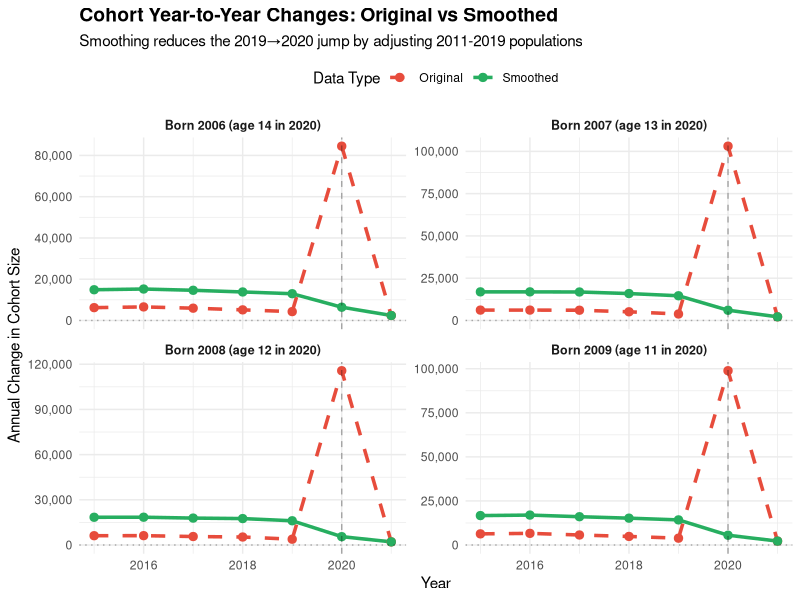
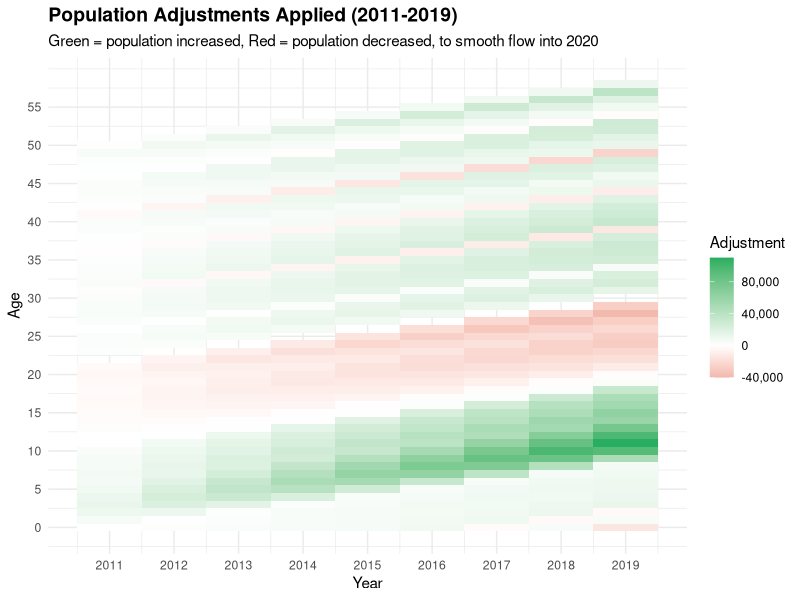

R code for these plots, in order:
###############################################################################
## Smooth 2011-2019 Population to Match 2020 Census Corrections
## 
## This script adjusts 2011-2019 population data so that cohorts age smoothly
## into the corrected 2020 census values. The 2020 values remain unchanged as
## they represent the corrected "truth" from the census revision.
###############################################################################

suppressPackageStartupMessages({
  library(tidyverse)
})

# --- Parameters ---
MAX_AGE_TO_SMOOTH <- 59L  # Only smooth ages 0-59
START_YEAR <- 2011L        # Start of adjustment period
END_YEAR <- 2019L          # End of adjustment period (2020 stays fixed)
CENSUS_YEAR <- 2020L       # The corrected census year (remains unchanged)

# --- Load original data ---
pop_raw <- read_csv("data/merged_yearly_female_population_by_age_2010_correction.csv",
                    show_col_types = FALSE) %>%
  transmute(
    Year = as.integer(Year),
    Age = as.integer(Age),
    Population = as.numeric(Population)
  ) %>%
  filter(!is.na(Year), !is.na(Age), !is.na(Population))

# --- Step 1: Calculate expected vs actual deltas for cohorts entering 2020 ---

# For each age in 2020 (up to MAX_AGE_TO_SMOOTH), calculate the discontinuity
cohort_analysis <- tibble()

for (age_2020 in 1:MAX_AGE_TO_SMOOTH) {
  birth_year <- CENSUS_YEAR - age_2020
  
  # Get the population for this cohort in 2019 and 2020
  pop_2019 <- pop_raw %>% 
    filter(Year == 2019, Age == age_2020 - 1) %>% 
    pull(Population)
  
  pop_2020 <- pop_raw %>% 
    filter(Year == 2020, Age == age_2020) %>% 
    pull(Population)
  
  if (length(pop_2019) > 0 && length(pop_2020) > 0) {
    actual_delta_2020 <- pop_2020 - pop_2019
    
    # Calculate historical average delta for this age transition
    # Look at the same age transition in previous years
    historical_deltas <- c()
    for (ref_year in 2015:2018) {
      pop_prev <- pop_raw %>% 
        filter(Year == ref_year, Age == age_2020 - 1) %>% 
        pull(Population)
      pop_curr <- pop_raw %>% 
        filter(Year == ref_year + 1, Age == age_2020) %>% 
        pull(Population)
      
      if (length(pop_prev) > 0 && length(pop_curr) > 0) {
        historical_deltas <- c(historical_deltas, pop_curr - pop_prev)
      }
    }
    
    # Expected delta is the median of historical deltas
    expected_delta <- if(length(historical_deltas) > 0) {
      median(historical_deltas)
    } else {
      # Fallback: assume small natural decrease
      -pop_2019 * 0.001  
    }
    
    excess_jump <- actual_delta_2020 - expected_delta
    
    cohort_analysis <- bind_rows(
      cohort_analysis,
      tibble(
        Birth_Year = birth_year,
        Age_2020 = age_2020,
        Pop_2019 = pop_2019,
        Pop_2020 = pop_2020,
        Actual_Delta = actual_delta_2020,
        Expected_Delta = expected_delta,
        Excess_Jump = excess_jump
      )
    )
  }
}

cat("\n=== Largest Discontinuities (2019 → 2020) ===\n")
cohort_analysis %>%
  arrange(desc(abs(Excess_Jump))) %>%
  head(15) %>%
  mutate(across(c(Pop_2019, Pop_2020, Actual_Delta, Expected_Delta, Excess_Jump), 
                ~scales::comma(round(.)))) %>%
  print()

# --- Step 2: Build cohort trajectories and apply adjustments ---

# Start with a copy of the original data
pop_smoothed <- pop_raw

# For each cohort with significant excess jump, adjust its entire history
for (i in 1:nrow(cohort_analysis)) {
  birth_year <- cohort_analysis$Birth_Year[i]
  excess <- cohort_analysis$Excess_Jump[i]
  age_2020 <- cohort_analysis$Age_2020[i]
  
  # Skip small adjustments
  if (abs(excess) < 1000) next
  
  # We need to adjust this cohort's population in years 2011-2019
  # The key insight: we want the CHANGE from 2019 to 2020 to be reasonable,
  # so we need to adjust the 2019 population (and earlier years accordingly)
  
  # Target population for 2019 that would give us the expected delta
  target_pop_2019 <- cohort_analysis$Pop_2020[i] - cohort_analysis$Expected_Delta[i]
  actual_pop_2019 <- cohort_analysis$Pop_2019[i]
  total_adjustment_needed <- target_pop_2019 - actual_pop_2019
  
  # Now we need to phase in this adjustment gradually from 2011 to 2019
  # We'll apply it progressively: small amounts early, larger amounts later
  
  adjustment_years <- c()
  adjustment_ages <- c()
  adjustment_factors <- c()
  
  for (year in START_YEAR:END_YEAR) {
    age_in_year <- year - birth_year
    if (age_in_year >= 0 && age_in_year <= MAX_AGE_TO_SMOOTH) {
      adjustment_years <- c(adjustment_years, year)
      adjustment_ages <- c(adjustment_ages, age_in_year)
      # Linear progression: each year gets more adjustment
      year_weight <- (year - START_YEAR + 1) / (END_YEAR - START_YEAR + 1)
      adjustment_factors <- c(adjustment_factors, year_weight)
    }
  }
  
  if (length(adjustment_years) > 0) {
    # Apply adjustments
    for (j in 1:length(adjustment_years)) {
      year <- adjustment_years[j]
      age <- adjustment_ages[j]
      
      # This year gets this fraction of the total adjustment
      adjustment <- total_adjustment_needed * adjustment_factors[j]
      
      idx <- which(pop_smoothed$Year == year & pop_smoothed$Age == age)
      if (length(idx) > 0) {
        pop_smoothed$Population[idx] <- pop_smoothed$Population[idx] + adjustment
      }
    }
  }
}

# --- Step 3: Validate the smoothing by checking cohort continuity ---
cat("\n=== Validation: Cohort Continuity Check ===\n")

# Function to track a cohort through time
track_cohort <- function(data, birth_year, start_year = 2010, end_year = 2021) {
  cohort_data <- tibble()
  for (year in start_year:end_year) {
    age <- year - birth_year
    if(age < 0 || age > 100) next
    
    pop_val <- data %>%
      filter(Year == year, Age == age) %>%
      pull(Population)
    
    if (length(pop_val) > 0) {
      cohort_data <- bind_rows(cohort_data, 
                                tibble(Year = year, Age = age, Population = pop_val))
    }
  }
  
  cohort_data %>%
    arrange(Year) %>%
    mutate(
      Delta = Population - lag(Population),
      Delta_Pct = Delta / lag(Population) * 100
    )
}

# Check the cohorts with the largest original discontinuities
check_cohorts <- cohort_analysis %>%
  arrange(desc(abs(Excess_Jump))) %>%
  head(5) %>%
  pull(Birth_Year)

for (birth_yr in check_cohorts) {
  age_2020 <- 2020 - birth_yr
  
  cat(sprintf("\n--- Cohort born %d (age %d in 2020) ---\n", birth_yr, age_2020))
  
  # Compare original and smoothed
  orig_cohort <- track_cohort(pop_raw, birth_yr, start_year = 2016, end_year = 2021)
  smooth_cohort <- track_cohort(pop_smoothed, birth_yr, start_year = 2016, end_year = 2021)
  
  comparison <- orig_cohort %>%
    select(Year, Age, Delta_Orig = Delta) %>%
    left_join(
      smooth_cohort %>% select(Year, Age, Delta_Smooth = Delta),
      by = c("Year", "Age")
    ) %>%
    mutate(
      Delta_Orig = round(Delta_Orig),
      Delta_Smooth = round(Delta_Smooth),
      Improvement = Delta_Smooth - Delta_Orig
    )
  
  print(comparison %>% filter(Year >= 2018))
}

# --- Step 4: Check that 2020 values remain unchanged ---
cat("\n=== Verification: 2020 Values Unchanged ===\n")

check_2020 <- pop_raw %>%
  filter(Year == 2020, Age <= MAX_AGE_TO_SMOOTH) %>%
  select(Age, Pop_Original = Population) %>%
  left_join(
    pop_smoothed %>%
      filter(Year == 2020, Age <= MAX_AGE_TO_SMOOTH) %>%
      select(Age, Pop_Smoothed = Population),
    by = "Age"
  ) %>%
  mutate(
    Difference = abs(Pop_Smoothed - Pop_Original),
    Match = Difference < 0.01
  )

if(all(check_2020$Match)) {
  cat("✓ All 2020 values remain unchanged (as expected)\n")
} else {
  cat("⚠ Warning: Some 2020 values changed (this shouldn't happen):\n")
  print(check_2020 %>% filter(!Match))
}

# --- Step 5: Summary of improvements ---
cat("\n=== Summary: Improvement in 2019→2020 Transitions ===\n")

# Calculate the deltas for all cohorts in both original and smoothed data
all_deltas_comparison <- tibble()

for (age_2020 in 1:MAX_AGE_TO_SMOOTH) {
  birth_year <- CENSUS_YEAR - age_2020
  
  # Original delta
  orig_cohort <- track_cohort(pop_raw, birth_year)
  orig_delta_2020 <- orig_cohort %>% 
    filter(Year == 2020) %>% 
    pull(Delta)
  
  # Smoothed delta
  smooth_cohort <- track_cohort(pop_smoothed, birth_year)
  smooth_delta_2020 <- smooth_cohort %>% 
    filter(Year == 2020) %>% 
    pull(Delta)
  
  if (length(orig_delta_2020) > 0 && length(smooth_delta_2020) > 0) {
    all_deltas_comparison <- bind_rows(
      all_deltas_comparison,
      tibble(
        Age_2020 = age_2020,
        Delta_Original = orig_delta_2020,
        Delta_Smoothed = smooth_delta_2020
      )
    )
  }
}

cat("\nLargest improvements in 2019→2020 deltas:\n")
all_deltas_comparison %>%
  mutate(Improvement = abs(Delta_Smoothed) - abs(Delta_Original)) %>%
  arrange(Improvement) %>%
  head(10) %>%
  mutate(across(c(Delta_Original, Delta_Smoothed), ~scales::comma(round(.)))) %>%
  print()

cat(sprintf("\nStandard deviation of 2019→2020 deltas:\n"))
cat(sprintf("  Original:  %s\n", 
            scales::comma(round(sd(all_deltas_comparison$Delta_Original, na.rm = TRUE)))))
cat(sprintf("  Smoothed:  %s\n", 
            scales::comma(round(sd(all_deltas_comparison$Delta_Smoothed, na.rm = TRUE)))))
cat(sprintf("  Reduction: %.1f%%\n", 
            (1 - sd(all_deltas_comparison$Delta_Smoothed, na.rm = TRUE) / 
               sd(all_deltas_comparison$Delta_Original, na.rm = TRUE)) * 100))

# --- Step 6: Save the smoothed data ---
output_file <- "data/merged_yearly_female_population_by_age_2020_smoothed.csv"
pop_smoothed %>%
  arrange(Year, Age) %>%
  write_csv(output_file)

cat(sprintf("\n=== Smoothed data saved to %s ===\n", output_file))

# --- Step 7: Create visualization ---
cat("\n=== Creating visualization ===\n")

library(ggplot2)

# Select cohorts with largest corrections for visualization
viz_cohorts <- cohort_analysis %>%
  arrange(desc(abs(Excess_Jump))) %>%
  head(4) %>%
  pull(Birth_Year)

viz_data <- tibble()

for(birth_yr in viz_cohorts) {
  orig <- track_cohort(pop_raw, birth_yr, start_year = 2010, end_year = 2021)
  smooth <- track_cohort(pop_smoothed, birth_yr, start_year = 2010, end_year = 2021)
  
  age_2020 <- 2020 - birth_yr
  
  viz_data <- bind_rows(
    viz_data,
    orig %>% mutate(Type = "Original", Cohort = paste0("Born ", birth_yr, " (age ", age_2020, " in 2020)")),
    smooth %>% mutate(Type = "Smoothed", Cohort = paste0("Born ", birth_yr, " (age ", age_2020, " in 2020)"))
  )
}

# Plot the deltas (year-to-year changes)
p1 <- ggplot(viz_data %>% filter(!is.na(Delta), Year >= 2015), 
             aes(x = Year, y = Delta, color = Type, linetype = Type)) +
  geom_line(size = 1.2) +
  geom_point(size = 2.5) +
  facet_wrap(~ Cohort, scales = "free_y", ncol = 2) +
  geom_vline(xintercept = 2020, linetype = "dashed", alpha = 0.3) +
  geom_hline(yintercept = 0, linetype = "dotted", alpha = 0.3) +
  scale_y_continuous(labels = scales::comma) +
  scale_color_manual(values = c("Original" = "#e74c3c", "Smoothed" = "#27ae60")) +
  scale_linetype_manual(values = c("Original" = "dashed", "Smoothed" = "solid")) +
  labs(
    title = "Cohort Year-to-Year Changes: Original vs Smoothed",
    subtitle = "Smoothing reduces the 2019→2020 jump by adjusting 2011-2019 populations",
    x = "Year",
    y = "Annual Change in Cohort Size",
    color = "Data Type",
    linetype = "Data Type"
  ) +
  theme_minimal() +
  theme(
    plot.title = element_text(size = 14, face = "bold"),
    plot.subtitle = element_text(size = 11),
    legend.position = "top",
    strip.text = element_text(face = "bold", size = 9)
  )

ggsave("visual/female_cohort_deltas_comparison.png", p1, width = 12, height = 8, dpi = 150)
cat("Visualization saved to visual/cohort_deltas_comparison.png\n")

# --- Create a heatmap showing the adjustments made ---
cat("\n=== Creating adjustment heatmap ===\n")

# Calculate adjustments for all year-age combinations
adjustments <- pop_raw %>%
  filter(Year >= START_YEAR, Year <= END_YEAR, Age <= MAX_AGE_TO_SMOOTH) %>%
  select(Year, Age, Pop_Original = Population) %>%
  left_join(
    pop_smoothed %>%
      filter(Year >= START_YEAR, Year <= END_YEAR) %>%
      select(Year, Age, Pop_Smoothed = Population),
    by = c("Year", "Age")
  ) %>%
  mutate(
    Adjustment = Pop_Smoothed - Pop_Original,
    Adj_Pct = Adjustment / Pop_Original * 100
  )

p2 <- ggplot(adjustments %>% filter(abs(Adjustment) > 100), 
             aes(x = Year, y = Age, fill = Adjustment)) +
  geom_tile() +
  scale_fill_gradient2(low = "#c0392b", mid = "white", high = "#27ae60",
                       midpoint = 0,
                       labels = scales::comma,
                       name = "Adjustment") +
  scale_x_continuous(breaks = START_YEAR:END_YEAR) +
  scale_y_continuous(breaks = seq(0, MAX_AGE_TO_SMOOTH, by = 5)) +
  labs(
    title = "Population Adjustments Applied (2011-2019)",
    subtitle = "Green = population increased, Red = population decreased, to smooth flow into 2020",
    x = "Year",
    y = "Age"
  ) +
  theme_minimal() +
  theme(
    plot.title = element_text(size = 14, face = "bold"),
    plot.subtitle = element_text(size = 11)
  )

ggsave("visual/female_adjustment_heatmap.png", p2, width = 10, height = 8, dpi = 150)
cat("Heatmap saved to visual/female_adjustment_heatmap.png\n")

cat("\n=== Processing complete ===\n")
cat("The 2020 census values remain unchanged while 2011-2019 have been adjusted\n")
cat("to ensure smooth cohort progression into the corrected 2020 values.\n")